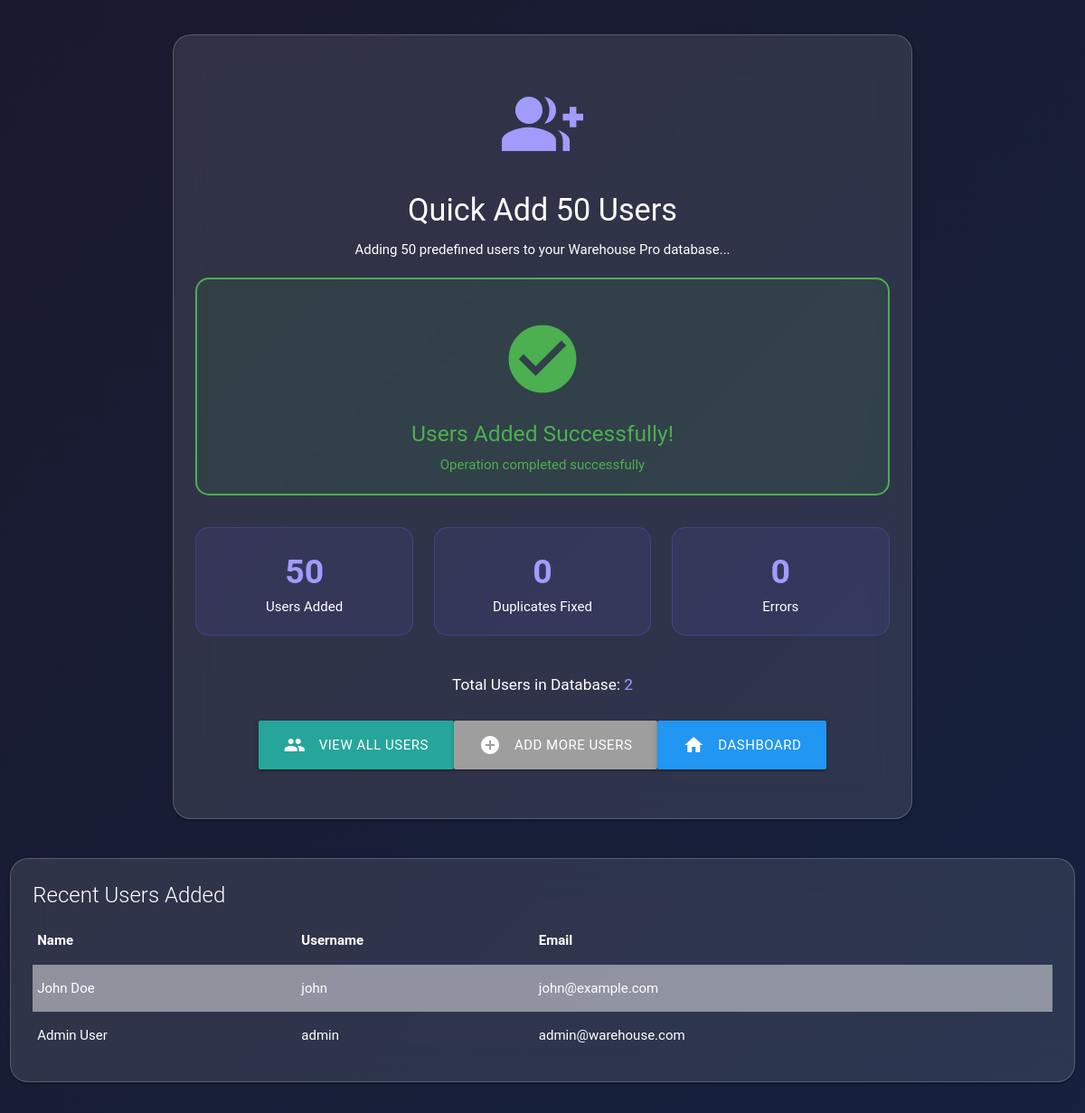
The page /quick_add_50_users.php on the database its author committed.
### tables this page shows
CREATE TABLE IF NOT EXISTS user (
    id INT AUTO_INCREMENT PRIMARY KEY,
    first_name VARCHAR(100) NOT NULL,
    last_name VARCHAR(100) NOT NULL,
    email VARCHAR(150) UNIQUE NOT NULL,
    user_name VARCHAR(50) UNIQUE NOT NULL,
    password VARCHAR(255) NOT NULL,
    created_at TIMESTAMP DEFAULT CURRENT_TIMESTAMP,
    updated_at TIMESTAMP DEFAULT CURRENT_TIMESTAMP ON UPDATE CURRENT_TIMESTAMP
);

### quick_add_50_users.php (the view, shortened to what this page needs)
<?php
include('conn.php');
echo "<!DOCTYPE html>
<html>
<head>
    <title>Quick Add 50 Users - Warehouse Pro</title>
    <link href='https://cdnjs.cloudflare.com/ajax/libs/materialize/1.0.0/css/materialize.min.css' rel='stylesheet'>
    <link href='https://fonts.googleapis.com/icon?family=Material+Icons' rel='stylesheet'>
    <style>
        body {
            background: linear-gradient(135deg, #1a1a2e, #16213e);
            color: #ffffff;
            min-height: 100vh;
            font-family: 'Roboto', sans-serif;
        }
        .container { margin-top: 30px; }
        .card {
            background: rgba(255, 255, 255, 0.1) !important;
            backdrop-filter: blur(20px);
            border: 1px solid rgba(255, 255, 255, 0.2);
            border-radius: 20px;
        }
        .success {
            color: #4CAF50;
            background: rgba(76, 175, 80, 0.1);
            padding: 20px;
            border-radius: 15px;
            margin: 20px 0;
            text-align: center;
            border: 2px solid #4CAF50;
        }
        .error {
            color: #f44336;
            background: rgba(244, 67, 54, 0.1);
            padding: 20px;
            border-radius: 15px;
            margin: 20px 0;
            text-align: center;
            border: 2px solid #f44336;
        }
        .btn {
            background: linear-gradient(135deg, #6c5ce7, #a29bfe) !important;
            border-radius: 25px !important;
            margin: 10px 5px !important;
        }
        .btn:hover {
            transform: translateY(-2px);
            box-shadow: 0 8px 25px rgba(108, 92, 231, 0.4) !important;
        }
        .stats-card {
            background: rgba(108, 92, 231, 0.1);
            border: 1px solid rgba(108, 92, 231, 0.3);
            border-radius: 15px;
            padding: 20px;
            margin: 15px 0;
            text-align: center;
        }
        .stats-number {
            font-size: 2.5rem;
            font-weight: bold;
            color: #a29bfe;
        }
    </style>
</head>
<body>";
echo "<div class='container'>";
echo "<div class='row'>";
echo "<div class='col s12'>";
echo "<div class='card'>";
echo "<div class='card-content'>";
echo "<div class='center-align'>";
echo "<h3><i class='material-icons large' style='color: #a29bfe;'>group_add</i></h3>";
echo "<h4>Quick Add 50 Users</h4>";
echo "<p>Adding 50 predefined users to your Warehouse Pro database...</p>";
echo "</div>";
try {
    mysqli_begin_transaction($conn);
    $successCount = 0;
    $duplicateCount = 0;
    $errorCount = 0;
    $stmt = mysqli_prepare($conn, "INSERT INTO user (first_name, last_name, email, user_name, password) VALUES (?, ?, ?, ?, ?)");
    foreach ($users as $index => $userData) {
        $firstName = $userData[0];
        $lastName = $userData[1];
        $email = $userData[2];
        $username = $userData[3];
        $password = md5('password123');
        mysqli_stmt_bind_param($stmt, "sssss", $firstName, $lastName, $email, $username, $password);
        if (mysqli_stmt_execute($stmt)) {
            $successCount++;
        } else {
            $errorCount++;
        }
    }
    mysqli_commit($conn);
    echo "<div class='success'>";
    echo "<h4><i class='material-icons large'>check_circle</i></h4>";
    echo "<h5>Users Added Successfully!</h5>";
    echo "<p>Operation completed successfully</p>";
    echo "</div>";
    echo "<div class='row'>";
    echo "<div class='col s12 m4'>";
    echo "<div class='stats-card'>";
    echo "<div class='stats-number'>$successCount</div>";
    echo "<p>Users Added</p>";
    echo "</div>";
    echo "</div>";
    echo "<div class='col s12 m4'>";
    echo "<div class='stats-card'>";
    echo "<div class='stats-number'>$duplicateCount</div>";
    echo "<p>Duplicates Fixed</p>";
    echo "</div>";
    echo "</div>";
    echo "<div class='col s12 m4'>";
    echo "<div class='stats-card'>";
    echo "<div class='stats-number'>$errorCount</div>";
    echo "<p>Errors</p>";
    echo "</div>";
    echo "</div>";
    echo "</div>";
    $countQuery = mysqli_query($conn, "SELECT COUNT(*) as total FROM user");
    $totalUsers = mysqli_fetch_assoc($countQuery)['total'];
    echo "<div class='center-align' style='margin: 30px 0;'>";
    echo "<h6>Total Users in Database: <span style='color: #a29bfe;'>$totalUsers</span></h6>";
    echo "</div>";
} catch (Exception $e) {
    mysqli_rollback($conn);
    echo "<div class='error'>";
    echo "<h4><i class='material-icons large'>error</i></h4>";
    echo "<h5>Error Adding Users</h5>";
    echo "<p>" . $e->getMessage() . "</p>";
    echo "</div>";
}
echo "<div class='center-align' style='margin: 30px 0;'>";
echo "<a href='table.php' class='btn-large waves-effect waves-light'>";
echo "<i class='material-icons left'>people</i>View All Users";
echo "</a>";
echo "<a href='bulk_user_generator.php' class='btn-large waves-effect waves-light grey'>";
echo "<i class='material-icons left'>add_circle</i>Add More Users";
echo "</a>";
echo "<a href='welcomepage.php' class='btn-large waves-effect waves-light blue'>";
echo "<i class='material-icons left'>home</i>Dashboard";
echo "</a>";
echo "</div>";
echo "</div></div></div></div></div>";
echo "<div class='row'>";
echo "<div class='col s12'>";
echo "<div class='card'>";
echo "<div class='card-content'>";
echo "<span class='card-title'>Recent Users Added</span>";
$recentQuery = mysqli_query($conn, "SELECT first_name, last_name, user_name, email FROM user ORDER BY id DESC LIMIT 10");
if ($recentQuery && mysqli_num_rows($recentQuery) > 0) {
    echo "<table class='striped responsive-table'>";
    echo "<thead>";
    echo "<tr><th>Name</th><th>Username</th><th>Email</th></tr>";
    echo "</thead>";
    echo "<tbody>";
    while ($row = mysqli_fetch_assoc($recentQuery)) {
        echo "<tr>";
        echo "<td>" . $row['first_name'] . " " . $row['last_name'] . "</td>";
        echo "<td>" . $row['user_name'] . "</td>";
        echo "<td>" . $row['email'] . "</td>";
        echo "</tr>";
    }
    echo "</tbody>";
    echo "</table>";
} else {
    echo "<p class='center-align'>No users found in database.</p>";
}
echo "</div></div></div></div>";
echo "</body></html>";
?>

### quick_add_50_users.php (style rules this page uses)
body { background: linear-gradient(135deg, #1a1a2e, #16213e); color: #ffffff; min-height: 100vh; font-family: 'Roboto', sans-serif; }
.container { margin-top: 30px; }
.card { background: rgba(255, 255, 255, 0.1) !important; backdrop-filter: blur(20px); border: 1px solid rgba(255, 255, 255, 0.2); border-radius: 20px; }
.success { color: #4CAF50; background: rgba(76, 175, 80, 0.1); padding: 20px; border-radius: 15px; margin: 20px 0; text-align: center; border: 2px solid #4CAF50; }
.stats-card { background: rgba(108, 92, 231, 0.1); border: 1px solid rgba(108, 92, 231, 0.3); border-radius: 15px; padding: 20px; margin: 15px 0; text-align: center; }
.stats-number { font-size: 2.5rem; font-weight: bold; color: #a29bfe; }

### rows shown on the page
user: first_name "John", last_name "Doe", user_name "john", email "john@example.com"
user: first_name "Admin", last_name "User", user_name "admin", email "admin@warehouse.com"

### other values the page prints
$successCount "50"
$duplicateCount "0"
$errorCount "0"
$totalUsers "2"
